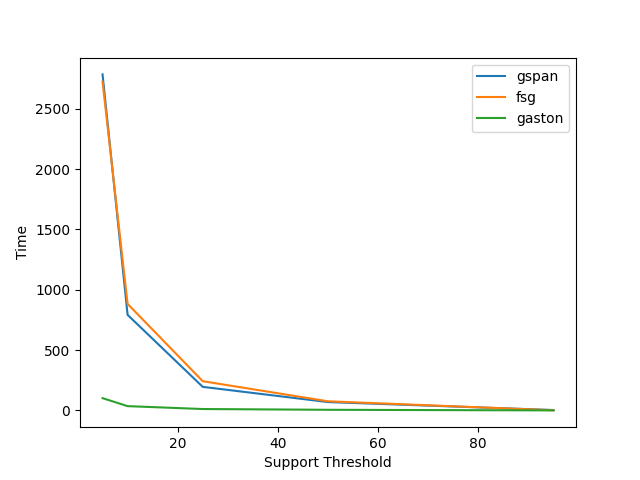

This figure's Python source:
import sys
import os
import matplotlib.pyplot as plt
import time

noOfGraphs = 0
labels = {}
currLabel = 0
supportThreshold = [5, 10 , 25, 50, 95]
gspanTime = []
fsgTime = []
gastonTime = []


def labelIt(token):
    global labels
    global currLabel
    if token not in labels:
        labels[token] = currLabel
        currLabel += 1
    return labels[token]

def generateFiles():
    global noOfGraphs
    InputFileName = sys.argv[1]
    OutputFileNames = ["fsg_.txt", "g_.txt"]
    inputFile = open(InputFileName, "r")
    tokens = inputFile.read().strip().split()
    outputFileF = open(OutputFileNames[0], "w")
    outputFileG = open(OutputFileNames[1], "w")
    i = 0
    while (i < len(tokens)):
        noOfGraphs += 1
        outputFileF.write(f"t # {tokens[i][1:]}\n")
        outputFileG.write(f"t # {tokens[i][1:]}\n")
        i += 1
        n = int(tokens[i])
        i += 1
        for j in range(n):
            outputFileF.write(f"v {j} {labelIt(tokens[i])}\n")
            outputFileG.write(f"v {j} {labelIt(tokens[i])}\n")
            i += 1
        m = int(tokens[i])
        i += 1
        for j in range(m):
            outputFileF.write(f"u {tokens[i]} {tokens[i+1]} {tokens[i+2]}\n")
            outputFileG.write(f"e {tokens[i]} {tokens[i+1]} {tokens[i+2]}\n")
            i += 3
    outputFileF.close()
    outputFileG.close()
    inputFile.close()


def runGspan(support):
    print(f"Running gspan for support {support}")
    currentTime = time.time()
    os.system(f"timeout 1h ./gSpan-64 -s {support/100} -f g_.txt") # We can set timeout to as 1h | 30m etc
    return time.time() - currentTime

def runFsg(support):
    print(f"Running fsg for support {support}")
    currentTime = time.time()
    os.system(f"timeout 1h ./fsg -s {support} fsg_.txt" )
    return time.time() - currentTime

def runGaston(support):
    print(f"Running gaston for support {support}")
    currentTime = time.time()
    os.system(f"timeout 1h ./gaston {support*noOfGraphs/100} g_.txt")
    return time.time() - currentTime

def generatePlot():
    for i in supportThreshold:
        print(f"Support Threshold: {i}")
        gastonTime.append(runGaston(i))
        gspanTime.append(runGspan(i))
        fsgTime.append(runFsg(i))
    plt.plot(supportThreshold, gspanTime, label="gspan")
    plt.plot(supportThreshold, fsgTime, label="fsg")
    plt.plot(supportThreshold, gastonTime, label="gaston")
    plt.xlabel("Support Threshold")
    plt.ylabel("Time")
    plt.legend()
    plt.savefig("Q1.png")


def main():
    generateFiles()
    generatePlot()

main()